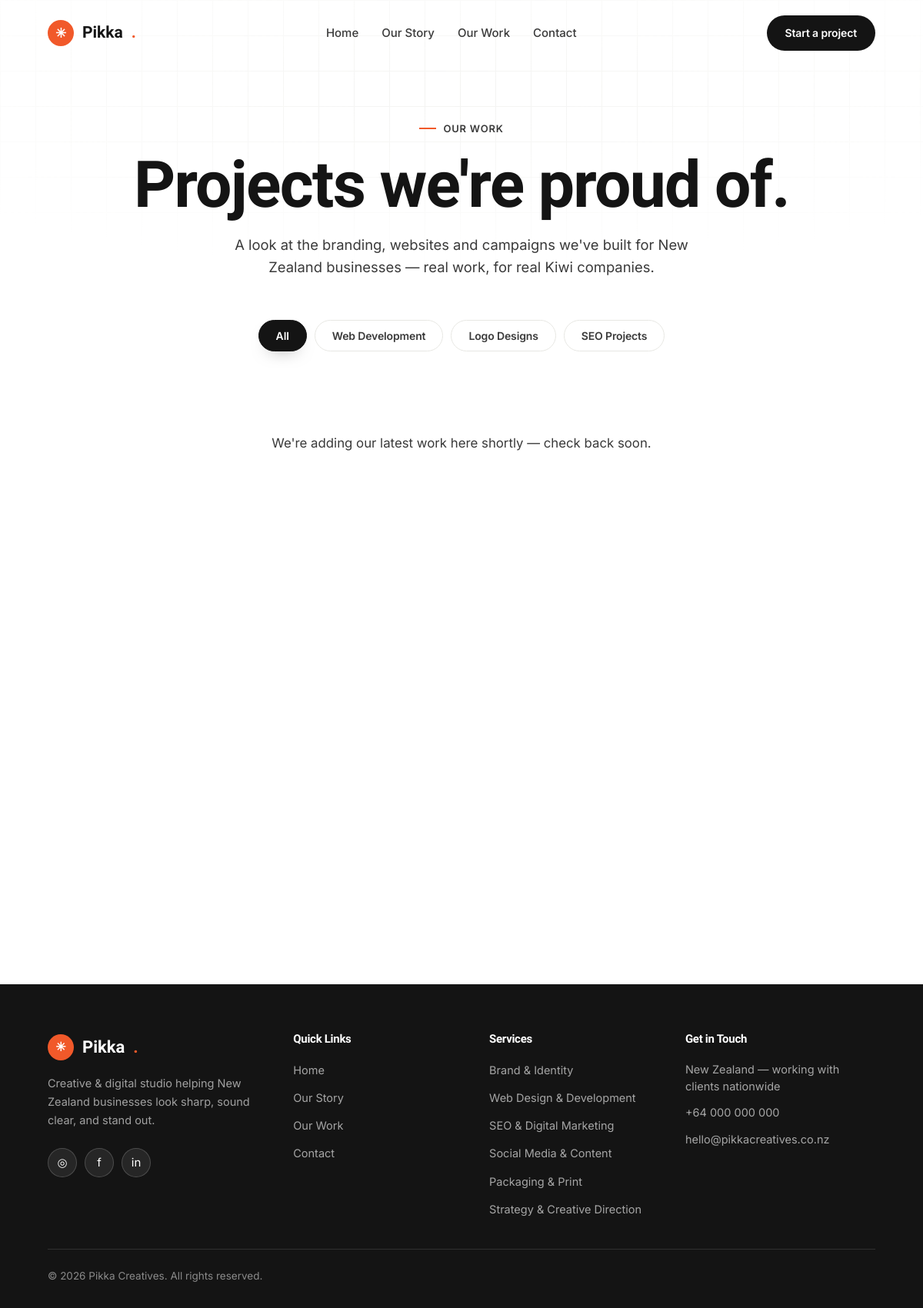
/work.php, run on the app's committed database.
### tables this page shows
CREATE TABLE IF NOT EXISTS `page_content` (
  `id` INT(11) NOT NULL AUTO_INCREMENT,
  `content_key` VARCHAR(100) NOT NULL,
  `content_value` TEXT DEFAULT NULL,
  `section` VARCHAR(60) DEFAULT NULL,
  `label` VARCHAR(160) DEFAULT NULL,
  `field_type` VARCHAR(20) DEFAULT 'text',
  PRIMARY KEY (`id`),
  UNIQUE KEY `content_key` (`content_key`)
);

CREATE TABLE IF NOT EXISTS `work_categories` (
  `id` INT(11) NOT NULL AUTO_INCREMENT,
  `name` VARCHAR(120) NOT NULL,
  `slug` VARCHAR(140) NOT NULL,
  `sort_order` INT(11) DEFAULT 0,
  PRIMARY KEY (`id`),
  UNIQUE KEY `slug` (`slug`)
);

CREATE TABLE IF NOT EXISTS `services` (
  `id` INT(11) NOT NULL AUTO_INCREMENT,
  `title` VARCHAR(120) NOT NULL,
  `description` TEXT DEFAULT NULL,
  `sort_order` INT(11) DEFAULT 0,
  `is_active` TINYINT(1) DEFAULT 1,
  PRIMARY KEY (`id`)
);

### includes/config.php (called while the page is built, shortened)
<?php
function db() {
    static $conn = null;
    if ($conn === null) {
        $conn = @mysqli_connect(DB_HOST, DB_USER, DB_PASS, DB_NAME);
        mysqli_set_charset($conn, 'utf8mb4');
    }
    return $conn;
}

### work.php (the view, shortened to what this page needs)
<?php require_once __DIR__ . '/includes/functions.php';
$is_admin = maintenance_gate();
$logo   = s('logo_text', 'Pikka');
$categories = get_work_categories();
$projects   = get_work_projects();
?>
<!DOCTYPE html>
<html lang="en">
<head>
<link rel="stylesheet" href="assets/css/style.css">
</head>
<body>
<header class="site-header">
  <div class="container nav">
    <a href="/" class="brand"><?= brand_mark($logo) ?></a>
    <nav class="nav-links">
      <a href="/">Home</a>
      <a href="/about">Our Story</a>
      <a href="/work">Our Work</a>
      <a href="/contact">Contact</a>
    </nav>
    <a href="#" class="nav-cta" data-open-form>Start a project</a>
  </div>
</header>
<section class="hero no-stage work-hero">
  <div class="hero-grid-bg"></div>
  <div class="container">
    <span class="eyebrow center"><?= e(c('work_hero_eyebrow', 'Our Work')) ?></span>
    <h1><?= e(c('work_hero_headline', "Projects we're proud of.")) ?></h1>
    <p class="hero-sub"><?= e(c('work_hero_subheadline', "A look at the branding, websites and campaigns we've built for New Zealand businesses — real work, for real Kiwi companies.")) ?></p>
  </div>
</section>
<section class="pad" id="work">
  <div class="container">
    <?php if ($categories): ?>
    <div class="work-filters">
      <button type="button" class="work-filter-btn active" data-work-filter="all">All</button>
      <?php foreach ($categories as $cat): ?>
        <button type="button" class="work-filter-btn" data-work-filter="<?= e($cat['slug']) ?>"><?= e($cat['name']) ?></button>
      <?php endforeach; ?>
    </div>
    <?php endif; ?>
    <?php if ($projects): ?>
    <div class="work-grid">
      <?php foreach ($projects as $p): ?>
        <button type="button" class="work-card" data-work-item data-category="<?= e($p['category_slug'] ?? '') ?>"
                data-work-title="<?= e($p['title']) ?>"
                data-work-category="<?= e($p['category_name'] ?? '') ?>"
                data-work-desc="<?= e($p['description']) ?>"
                data-work-link="<?= e($p['link']) ?>">
          <div class="work-thumb">
            <?php if ($p['image']): ?>
              <img src="<?= e($p['image']) ?>" alt="<?= e($p['title']) ?>" loading="lazy" decoding="async">
            <?php else: ?>
              <div class="img-placeholder" style="border-radius:0;border:0;aspect-ratio:4/5;height:100%">
                <span class="ph-ico">🖼</span>
                <span class="ph-label">Add image — in admin</span>
              </div>
            <?php endif; ?>
            <div class="work-thumb-overlay">
              <h3><?= e($p['title']) ?></h3>
              <?php if ($p['category_name']): ?><span class="work-tag"><?= e($p['category_name']) ?></span><?php endif; ?>
            </div>
          </div>
        </button>
      <?php endforeach; ?>
    </div>
    <p class="work-empty" data-work-empty>No projects in this category yet — check back soon.</p>
    <?php else: ?>
    <p class="work-empty" style="display:block">We're adding our latest work here shortly — check back soon.</p>
    <?php endif; ?>
  </div>
</section>
<?php require __DIR__ . '/includes/site-footer.php'; ?>
</body>
</html>

### includes/site-footer.php
<?php
$footer_brand_href = $footer_brand_href ?? '/';
$services = $services ?? get_rows('services');
?>
<footer class="site-footer">
  <div class="container">
    <div class="foot-grid">
      <div class="foot-col foot-about">
        <a href="<?= e($footer_brand_href) ?>" class="foot-brand"><?= brand_mark($logo, true) ?></a>
        <p class="foot-desc"><?= e(s('footer_text')) ?></p>
        <div class="foot-social">
          <a class="soc" href="<?= e(c('contact_social_instagram', '#')) ?>" aria-label="Instagram">◎</a>
          <a class="soc" href="<?= e(c('contact_social_facebook', '#')) ?>" aria-label="Facebook">f</a>
          <a class="soc" href="<?= e(c('contact_social_linkedin', '#')) ?>" aria-label="LinkedIn">in</a>
        </div>
      </div>
      <div class="foot-col">
        <h4>Quick Links</h4>
        <nav class="foot-nav">
          <a href="/">Home</a>
          <a href="/about">Our Story</a>
          <a href="/work">Our Work</a>
          <a href="/contact">Contact</a>
        </nav>
      </div>
      <div class="foot-col">
        <h4>Services</h4>
        <div class="foot-list">
          <?php if ($services): foreach ($services as $svc): ?>
            <span><?= e($svc['title']) ?></span>
          <?php endforeach; else: ?>
            <span>Our services</span>
          <?php endif; ?>
        </div>
      </div>
      <div class="foot-col">
        <h4>Get in Touch</h4>
        <ul class="foot-contact">
          <li><?= e(c('contact_location', 'New Zealand — working with clients nationwide')) ?></li>
          <li><a href="tel:<?= e(preg_replace('/\s+/', '', s('phone'))) ?>"><?= e(s('phone')) ?></a></li>
          <li><a href="mailto:<?= e(s('email')) ?>"><?= e(s('email')) ?></a></li>
        </ul>
      </div>
    </div>
    <div class="foot-bottom">
      <span>© <?= date('Y') ?> <?= e(s('site_name', 'Pikka Creatives')) ?>. All rights reserved.</span>
    </div>
  </div>
</footer>

### data on the page
page_content: content_key "A look at the branding, websites and campaigns we've built for New Zealand businesses — real work, for real Kiwi companies."
work_categories: name "Web Development"
work_categories: name "Logo Designs"
work_categories: name "SEO Projects"
services: title "Brand & Identity"
services: title "Web Design & Development"
services: title "SEO & Digital Marketing"
services: title "Social Media & Content"
services: title "Packaging & Print"
services: title "Strategy & Creative Direction"

### other printed values
$logoText "Pikka Pikka"
c('work_hero_eyebrow', 'Our Work') "OUR WORK"
c('work_hero_headline', "Projects we're proud of.") "Projects we're proud of."
s('footer_text') "Creative & digital studio helping New Zealand businesses look sharp, sound clear, and stand out."
c('contact_location', 'New Zealand — working with clients nationwide') "New Zealand — working with clients nationwide"
s('phone') "+64 000 000 000"
s('email') "hello@pikkacreatives.co.nz"
s('site_name', 'Pikka Creatives') "Pikka Creatives"
